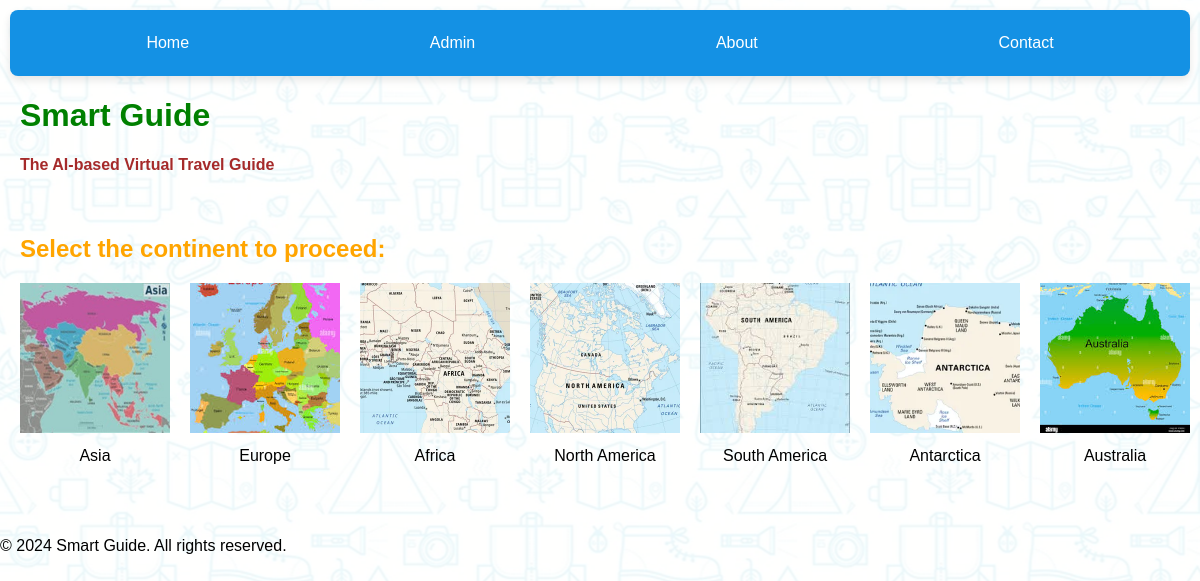
The page / on the database its author committed.
### tables this page shows
CREATE TABLE continents (
    id INTEGER PRIMARY KEY AUTOINCREMENT,
    name TEXT NOT NULL UNIQUE,
    image_path TEXT
);

### app.py (the view)
@app.route('/')
def index():
    continents = get_continents()
    return render_template('index.html', continents=continents)

### app.py (called while the page is built)
def get_continents():
    db_path = os.path.join(os.path.dirname(__file__), 'db', 'trip_planner.db')
    conn = sqlite3.connect(db_path)
    cursor = conn.cursor()
    cursor.execute('SELECT id, name, image_path FROM continents')
    continents = cursor.fetchall()
    conn.close()
    return continents

### templates/index.html (shortened to what this page needs)
<!DOCTYPE html>
<html lang="en">
<head>
    <link rel="stylesheet" href="{{ url_for('static', filename='styles.css') }}">
</head>
<body>
    <header>
        <nav class="navbar">
            <a href="/">Home</a>
            <a href="/admin">Admin</a>
            <a href="/about">About</a>
            <a href="/contact">Contact</a>
        </nav>
        <h1 style="color: Green">Smart Guide</h1>
        <h4 style="color: brown">The AI-based Virtual Travel Guide</h4>
    </header>
    <main>
        <section id="button-click">
            <h2 style="color: Orange">Select the continent to proceed:</h2>
            <div class="continent-list">
                {% for continent in continents %}
                    <div class="continent-item" onclick="handleClick({{ continent[0] }})" style="cursor: pointer;">
                        <img src="{{ url_for('static', filename=continent[2]) }}" alt="{{ continent[1] }}" class="continent-image">
                        <p class="continent-name">{{ continent[1] }}</p>
                    </div>
                {% endfor %}
            </div>
        </section>
    </main>
    {% include 'footer.html' %}
</body>
</html>

### templates/footer.html
<footer>
    <p>&copy; 2024 Smart Guide. All rights reserved.</p>
</footer>

### static/styles.css (style rules this page uses)
body { background-image: url('/static/images/background.png'); background-size: auto; background-position: center; background-repeat: repeat; font-family: Arial, sans-serif; margin: 0; padding: 0; }
.navbar { display: flex; justify-content: space-around; background-color: #1491e4; padding: 1rem; box-shadow: 0 4px 8px rgba(0, 0, 0, 0.1); border-radius: 8px; margin: 10px; }
.navbar a { color: white; text-decoration: none; padding: 0.5rem 1rem; transition: background-color 0.3s, color 0.3s, transform 0.3s; border-radius: 4px; }
.continent-list { display: flex; flex-direction: row; gap: 20px; align-items: center; }
.continent-image { width: 150px; height: 150px; object-fit: cover; transition: transform 0.3s ease; }
.continent-name { text-align: center; margin-top: 10px; }
main { padding: 20px; }

### rows shown on the page
continents: image_path (picture), name "Asia"
continents: image_path (picture), name "Europe"
continents: image_path (picture), name "Africa"
continents: image_path (picture), name "North America"
continents: image_path (picture), name "South America"
continents: image_path (picture), name "Antarctica"
continents: image_path (picture), name "Australia"
